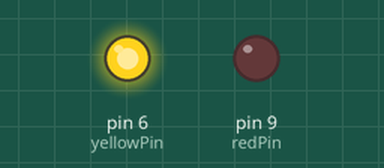
A sketch run on a simulated Arduino Uno, built with avr-gcc and run on an emulated ATmega328P. Shown: output pins drawn as LEDs (lit = HIGH).

Above: at 0.2 s.
At 5.2 s:
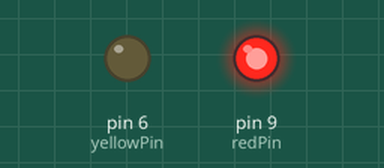
At 9.7 s:
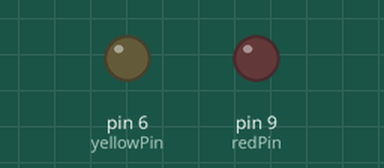
Timing chart, 0 to 10.4 s (numbered marks = the images above):
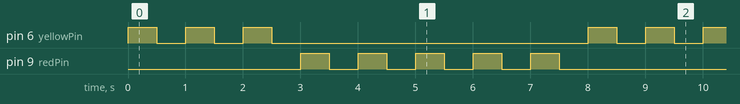

Measured:
- by itself, pin 6 (yellowPin): repeats every 8.0 s: 2 × (LOW 0.50 s, HIGH 0.50 s), LOW 5.5 s, HIGH 0.50 s
- by itself, pin 9 (redPin): repeats every 8.0 s: 4 × (LOW 0.50 s, HIGH 0.50 s), LOW 3.5 s, HIGH 0.50 s
- by itself, everything shown: repeats every 8.0 s, in 16 steps

The sketch:

lab1.ino
```cpp
int yellowPin=6;
int redPin=9;
int yellowTime=500;
int redTime=500;
int yellowBlink=3;
int redBlink=5;
int h;
void setup() {
  pinMode (yellowPin, OUTPUT);
  pinMode (redPin, OUTPUT);
  Serial.begin(9600);
}

void loop() {
    for(h=1;h<=yellowBlink; h=h+1) {
  digitalWrite(yellowPin, HIGH);
  delay (yellowTime);
  digitalWrite (yellowPin, LOW);
  delay (yellowTime);
    }
    for (h=1;h<=redBlink; h=h+1){
  digitalWrite(redPin, HIGH);
  delay (redTime);
  digitalWrite (redPin, LOW);
  delay (redTime);
    }
}
```
